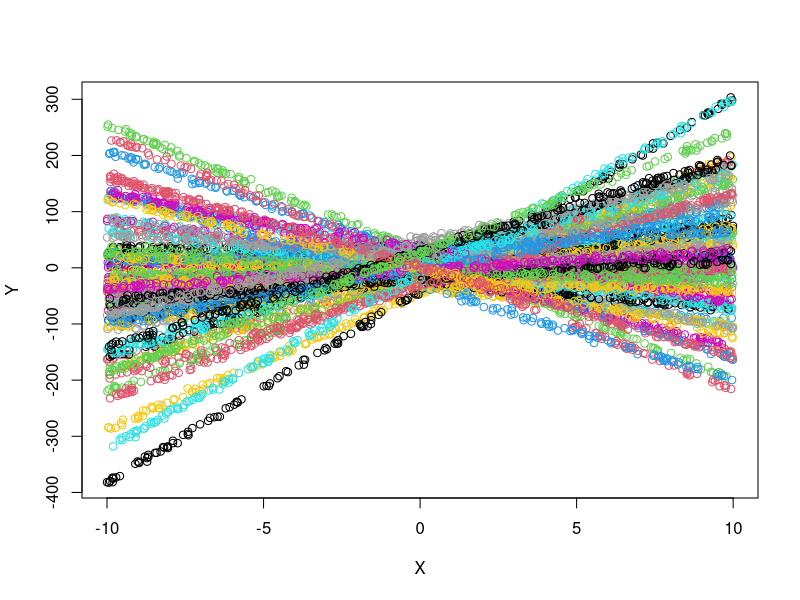
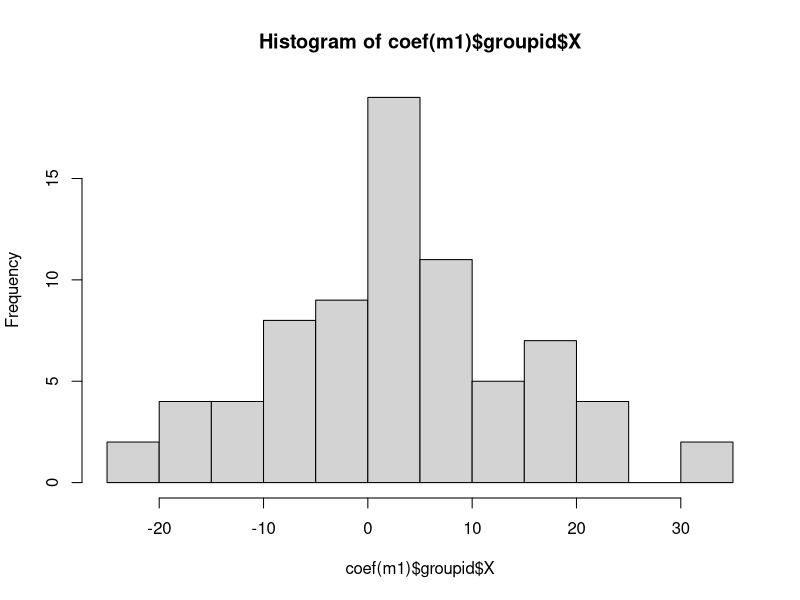
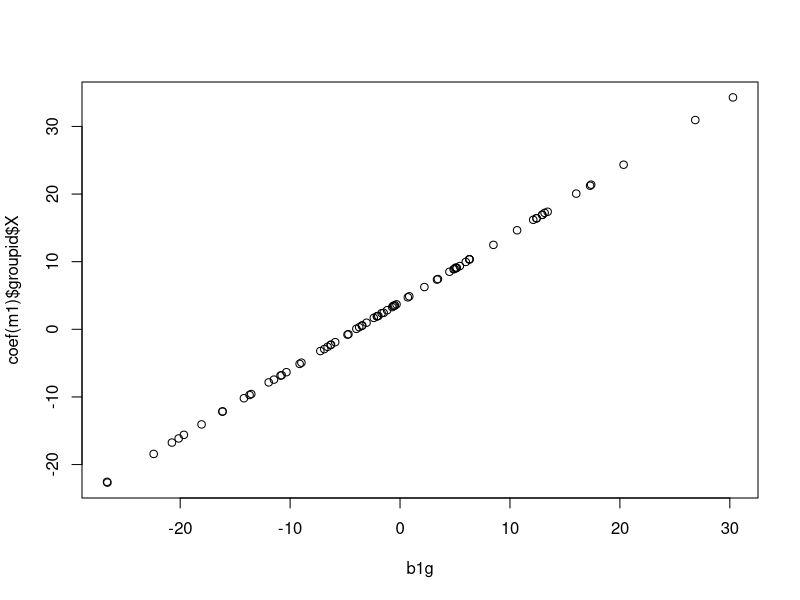
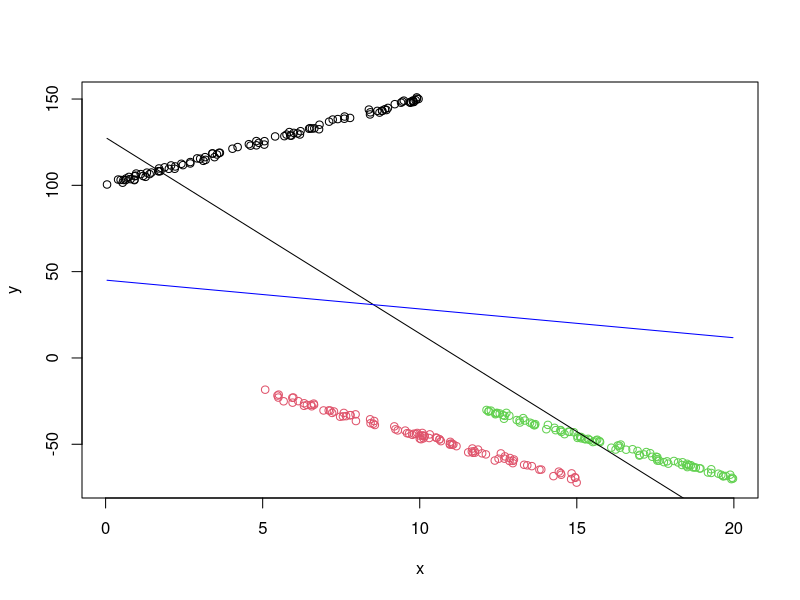

R code for these plots, in order:
# MWE random slopes same 


# setup
library(lme4)
set.seed(54321)

# number of groups
ng <- 75 

# set parameters
b0  <- 1 # global intercept
b0g <- rnorm(ng,0,20) # random intercepts
b1  <- 4 # global slope
b1g <- rnorm(ng,0,12) # random slopes


## Sim data
# group ID (uneven number)
groupid <- rep(1:ng,rpois(ng,200)) # uneven number of groups like in steves data
N       <- length(groupid)

# indep variable
X     <- runif(N,-10,10)

# response
Y     <- rep(NA,N)
for(i in 1:N) {
  g    <- groupid[i]
  Y[i] <- b0 + b0g[g] + X[i]*(b1+b1g[g]) + rnorm(1,0,3)
}

# plot data
plot(X,Y,col=groupid)

# fit models (w/ and w/o random effects (intercepts and slopes))
m1 <- lmer(Y ~ 1 + X + (1 + X | groupid) )
m2 <- lm(Y ~ 1 + X)

# summarize, see different overall effects of X
summary(m1) 
summary(m2) # both the overall intercept and slope differ

# confirm those random slopes are actually mean zero
mean(coef(m1)$groupid$X) # nope
sum(coef(m1)$groupid$X) # just checking: its not a sum to zero constraint either

# simple diagnostics
hist(coef(m1)$groupid$X, breaks=20) # hist of random slopes
plot(b1g,coef(m1)$groupid$X) # actual versus predicted random slopes






### Another example, 3 very distinct groups to easily visualize
x1 <- runif(100,0,10)
y1 <- 100 + x1*5 + rnorm(100,0,1)

x2 <- runif(100,5,15)
y2 <- 5 + x2*-5 + rnorm(100,0,1)

x3 <- runif(100,12,20)
y3 <- 30 + x3*-5 + rnorm(100,0,1)

x <- c(x1,x2,x3)
y <- c(y1,y2,y3)
g <- rep(1:3,each=100)

# mods
m1 <- lm(y~1+x)
m2 <- lmer(y~1+x+(1+x|g))

#plot
plot(x,y,col=g)

# add lm line to plot
lines(x,summary(m1)$coefficients[1,1]+summary(m1)$coefficients[2,1]*x)

# add global lmer line to plot
lines(x,summary(m2)$coefficients[1,1]+summary(m2)$coefficients[2,1]*x,col='blue')










